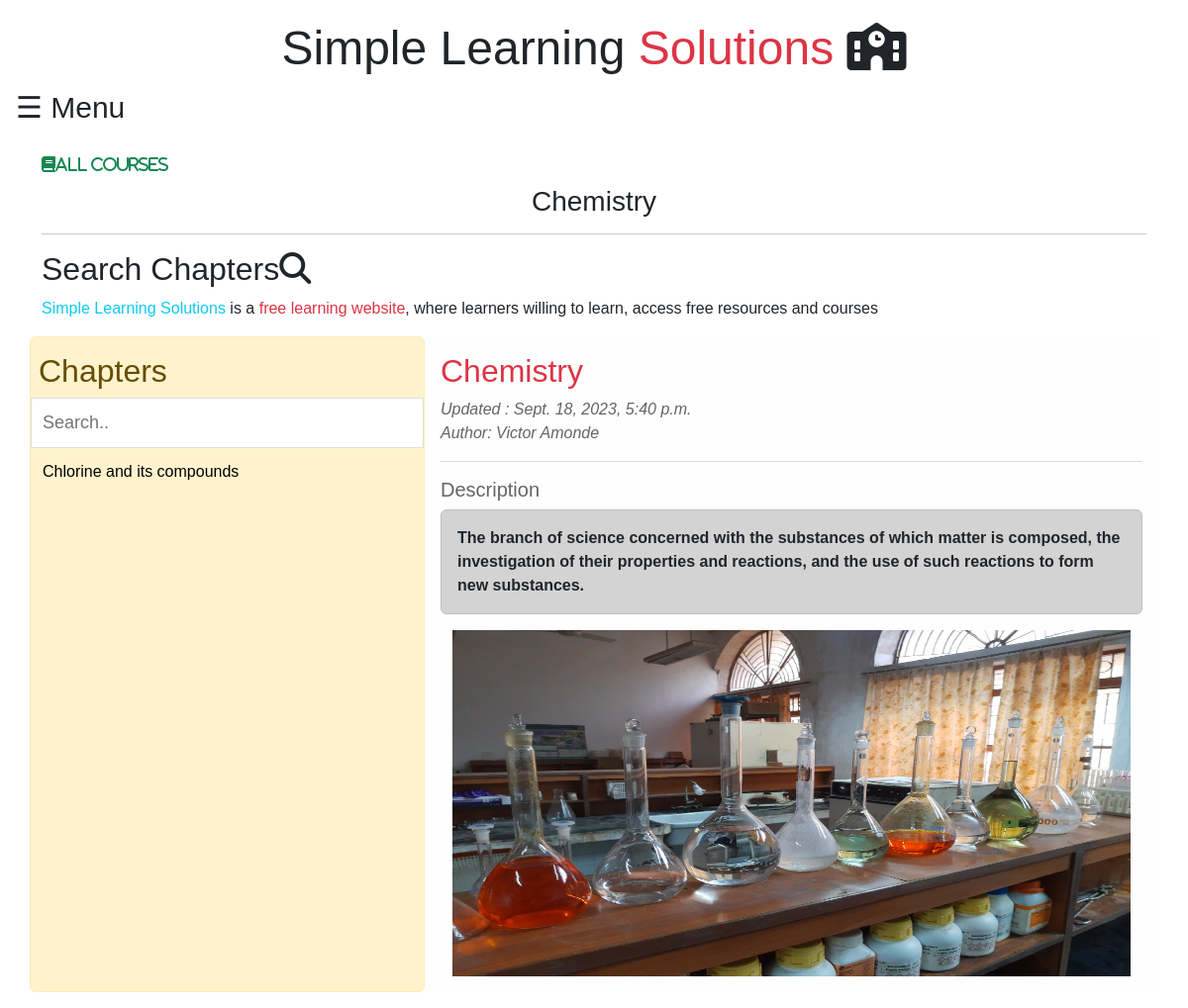
The app's page /open/course/chemistry/ with its own data.
### cms/models.py (models this page shows)
class course(models.Model):
    cname = models.CharField(max_length=400)
    user = models.ForeignKey(teacher,on_delete=models.CASCADE)
    slug = AutoSlugField(populate_from='cname',max_length=250,unique=True,null=True,default=None)
    disp = models.TextField(default=False)
    dateof  = models.DateTimeField(auto_now_add=True)
    cimg = models.ImageField(upload_to='courseimg/' ,default=False)

class chapter(models.Model):
    course = models.ForeignKey(course,on_delete=models.CASCADE,related_name='course')
    user = models.ForeignKey(teacher, on_delete=models.CASCADE,related_name='user')
    title = models.CharField(max_length=250)
    slug = AutoSlugField(populate_from='title',unique=True)
    disp = models.TextField()
    chimg = models.ImageField(upload_to='chaptersimg/',default=False)
    chfiles = models.FileField(upload_to='chfiles/',default=False)
    chnumber = models.IntegerField()
    dateof  = models.DateTimeField(auto_now_add=True)

class teacher(models.Model):
    name = models.CharField(max_length=250)
    email = models.EmailField(max_length=250,unique=True)
    password = models.CharField(max_length=250)

### user/views.py (the view)
# urls.py: path('open/course/<slug:id>/',views.openCourse.as_view(),name='useropencourse'),
class openCourse(View):
    def get(self, request,id):
        isCourse = course.objects.filter(slug=id)
        if isCourse.exists():
            chapters = chapter.objects.filter(course = course.objects.get(slug=id))
            coursename = course.objects.get(slug=id)
            return render(request,'openchapter.html',{'chapters': chapters,'ch':True,'course':coursename})
        else:
            return HttpResponse('No Course Exist')

### templates/openchapter.html (shortened to what this page needs)
{% extends 'core/base.html' %}
{% load static %}
{% block content %}
{% include 'core/navbar.html' %}
<div class="container mt-2">
    <a href="{% url 'homepage' %}" class="text-success"><i class="fas fa-book">All Courses</i></a>
</div>
<div class="container mt-2">
    <h3 class="text-center">{{course.cname | capfirst }}</h3>
    <hr>
    <h2>Search Chapters<i class="fas fa-search"></i> </h2>
    <p><span class="text-info">Simple Learning Solutions</span> is a <span class="text-danger">free learning website</span>, where learners willing to learn, access free resources and courses</p>
    <div class="row">
      <div class="left alert alert-warning" >
        <h2>Chapters</h2>
        <input type="text" id="mySearch" onkeyup="myFunction()" placeholder="Search.." title="Type in a category">
        <ul id="myMenu">
            {% if chapters %}
            {% for i in chapters %}
            <li><a href="{% url 'useropenchapter' id=i.slug cid=i.course.slug  %}">{{i.title}}</a></li>
            {% endfor %}
            {% else %}
            <li><a href="#">No Chapters Yet</a></li>
            {% endif %}
        </ul>
      </div>
      <div class="right alert alert-light" >
        {% if ch %}
        <h2 class='text-danger'>{{course.cname | capfirst }}</h2>
        <em>Updated : {{course.dateof}} <br> Author: {{course.user.name | capfirst}} </em>
        <hr>
        <h5>Description</h5>
        {% if course.disp %}
        <p class="alert alert-dark text-dark" ><b >{{course.disp | capfirst}}</b></p>
        {% else %}
        <p><b>Learning website</b></p>
        {% endif %}
        <div class="container mt-2">
            {% if course.cimg != 'False' %}
            <a href="{{ course.cimg.url }}" target="_blank"><img src="{{ course.cimg.url }}" alt="" class="img-fluid" style="width: 100%; height:350px;"></a>
            {% endif %}
        </div>
        {% endif %}
      </div>
    </div>
    </div>
{% endblock content %}

### core/templates/core/navbar.html (style rules this page uses)
body { font-family: "Lato", sans-serif; }

### templates/openchapter.html (style rules this page uses)
body { font-family: Arial, Helvetica, sans-serif; }
* { box-sizing: border-box; }
.row { display: flex; }
.left { flex: 35%; padding: 15px 0; }
.left h2 { padding-left: 8px; }
.right { flex: 65%; padding: 15px; }
#mySearch { width: 100%; font-size: 18px; padding: 11px; border: 1px solid #ddd; }
#myMenu { list-style-type: none; padding: 0; margin: 0; }
#myMenu li a { padding: 12px; text-decoration: none; color: black; display: block }

### records on screen
course: cname "Chemistry", dateof "Sept. 18, 2023, 5:40 p.m.", user.name "Victor Amonde", disp "The branch of science concerned with the substances of which matter is composed, the investigation of their properties and reactions, and the use of such reactions to form new substances.", cimg (picture)
chapter: title "Chlorine and its compounds"
